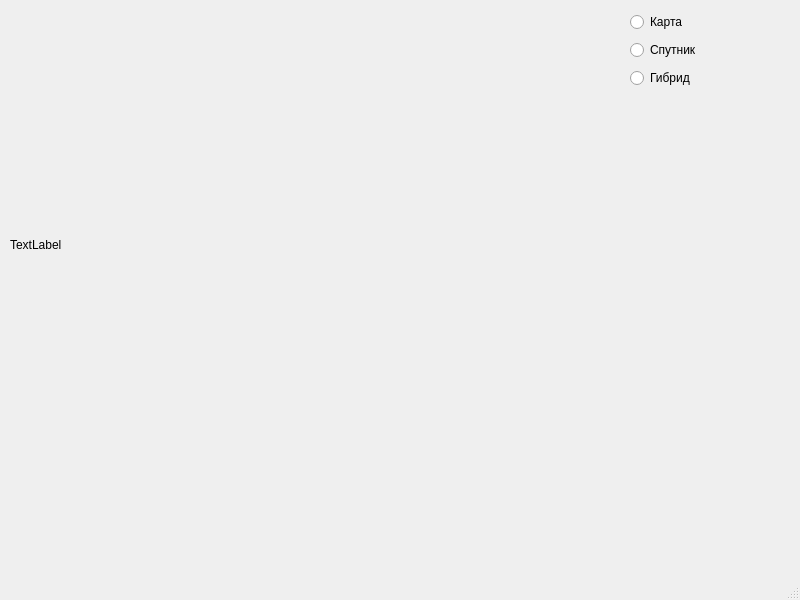
<?xml version="1.0" encoding="UTF-8"?>
<ui version="4.0">
 <class>MainWindow</class>
 <widget class="QMainWindow" name="MainWindow">
  <property name="geometry">
   <rect>
    <x>0</x>
    <y>0</y>
    <width>800</width>
    <height>600</height>
   </rect>
  </property>
  <property name="windowTitle">
   <string>MainWindow</string>
  </property>
  <widget class="QWidget" name="centralwidget">
   <widget class="QWidget" name="verticalLayoutWidget">
    <property name="geometry">
     <rect>
      <x>630</x>
      <y>10</y>
      <width>160</width>
      <height>80</height>
     </rect>
    </property>
    <layout class="QVBoxLayout" name="verticalLayout">
     <item>
      <widget class="QRadioButton" name="radioButton_3">
       <property name="text">
        <string>Карта</string>
       </property>
      </widget>
     </item>
     <item>
      <widget class="QRadioButton" name="radioButton_2">
       <property name="text">
        <string>Спутник</string>
       </property>
      </widget>
     </item>
     <item>
      <widget class="QRadioButton" name="radioButton">
       <property name="text">
        <string>Гибрид</string>
       </property>
      </widget>
     </item>
    </layout>
   </widget>
   <widget class="QLabel" name="label">
    <property name="geometry">
     <rect>
      <x>10</x>
      <y>20</y>
      <width>600</width>
      <height>450</height>
     </rect>
    </property>
    <property name="text">
     <string>TextLabel</string>
    </property>
   </widget>
  </widget>
  <widget class="QMenuBar" name="menubar">
   <property name="geometry">
    <rect>
     <x>0</x>
     <y>0</y>
     <width>800</width>
     <height>21</height>
    </rect>
   </property>
  </widget>
  <widget class="QStatusBar" name="statusbar"/>
 </widget>
 <resources/>
 <connections/>
</ui>
